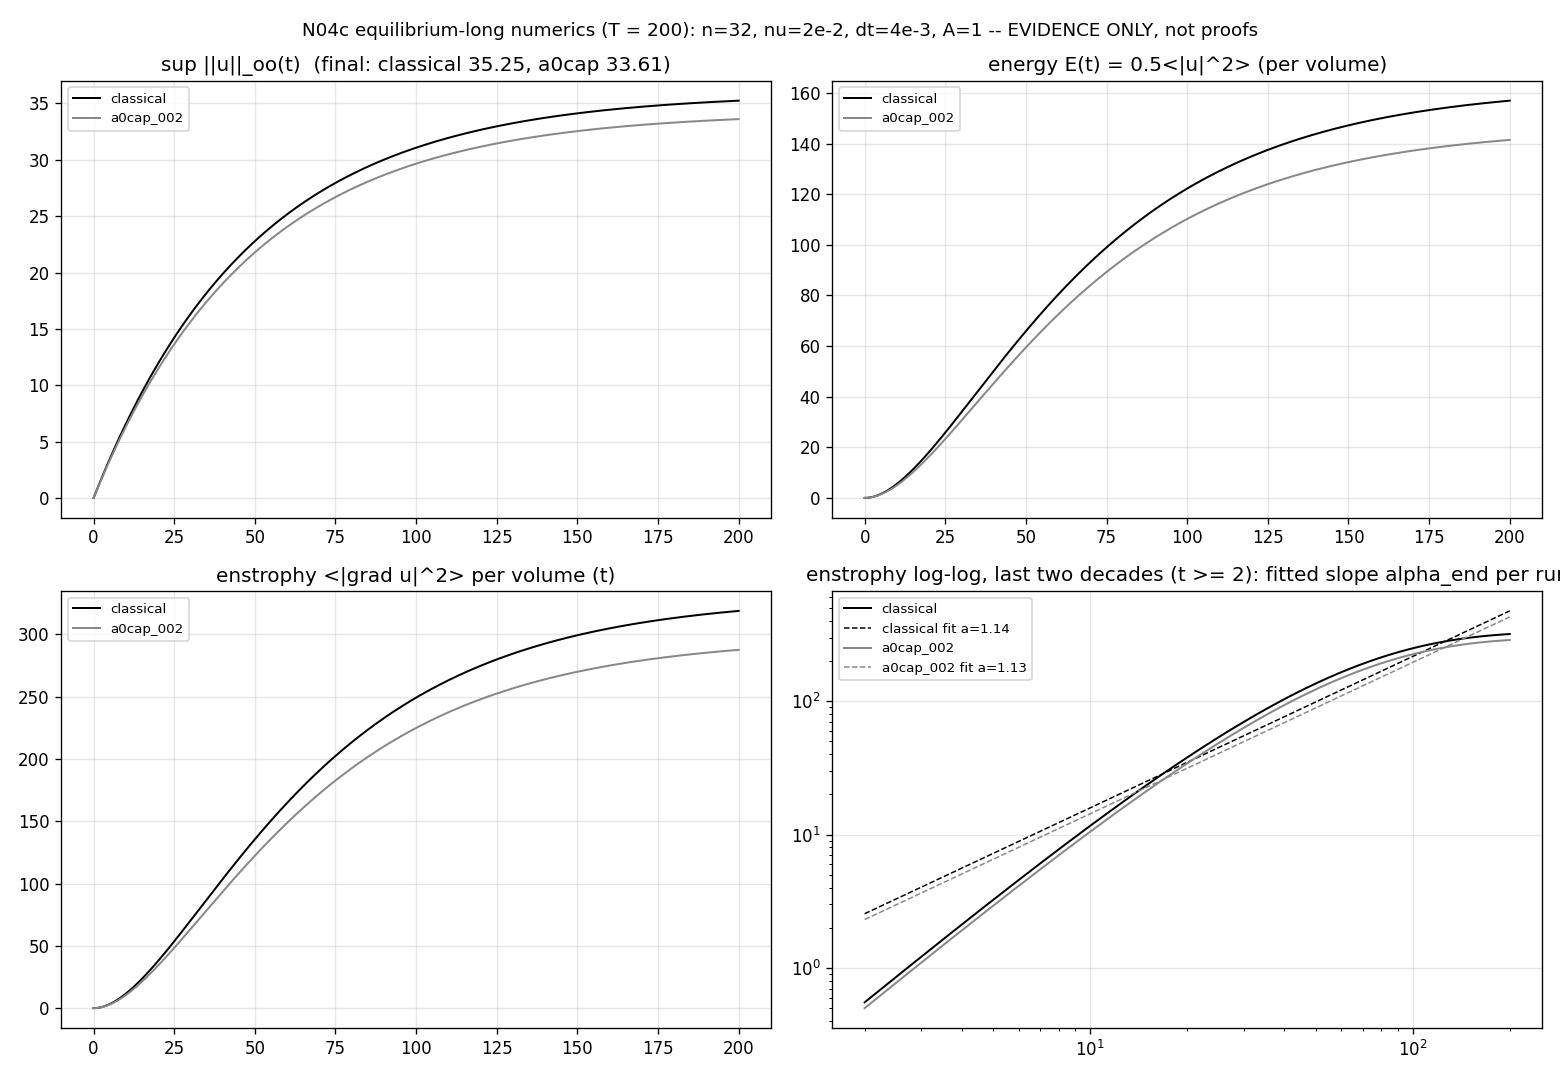

Source code (Python):
#!/usr/bin/env python3
"""N04c_equilibrium_long.py -- registered equilibrium follow-up lane (T = 200).

N04b (n = 32, nu = 2e-2, dt = 2e-3, T = 40) left the CLASSICAL and a0-capped
runs still in ACCELERATING spin-up (quarter-drift 61.6%, growth ~ t^1.4);
only the cd-0.3 drag case had equilibrated.  The campaign registered the
follow-up in N05_VERDICT.md section 4, item 1 (T >= 160 at N = 32, undamped
classes).  THIS is that lane.

Same machinery as N04b (copied in full, NO imports from it): 3D periodic
dealiased (2/3-rule) spectral Galerkin, RK4 in Fourier space, divergence
projection, forcing A = 1.0 * s with sup|s| = 1 on low modes (|k| <= 4),
snapshots every 25 steps.  Parameters: n = 32, nu = 2e-2, dt = 4e-3 (doubled
vs N04b; CFL reported: max |u| * dt * k_max < 0.4 over the run with
k_max_dealiased = (2/3)(n/2) ~= 10.67), T = 200 (50,000 steps per run;
4x the viscous spin-up/frictional time at the forcing scale,
1/(nu*k_f^2) = 1/(0.02*1) = 50 time units -- long enough for equilibrium
to settle IF the truncated flow equilibrates).

RUNS: classical (no drag) and a0cap (capped dry drag |d| <= 0.02, the
sub-regularizing N2-class cap).  cd-0.3 skipped: already equilibrated in
N04b (0.0% quarter drift), not part of the registered question.

THE QUESTION this lane settles: does the truncated classical Galerkin flow
REACH viscous equilibrium (enstrophy settles), or does it KEEP PUMPING
enstrophy through T = 200?

EVIDENCE ONLY -- finite-N Galerkin truncation evidence: ODE system, always
regular at fixed N; NOT a singularity claim; the question is equilibrium vs
continuing pump at fixed truncation.  Simulations are numerical evidence,
not proofs.

Evidence gates (PASS/FAIL prints + JSON):
  G60  equilibrium reached per run: last-quarter mean enstrophy (50 time
       units) within 15% of the previous quarter (the honest analog of
       N04b's failed G25, at 4x the viscous time).
  G61  growth law: fit log10(enst) vs log10(t) over the LAST TWO decades of
       the run (t in [T/100, T] = [2, 200]); reported slope alpha_end:
       alpha_end <= 0.3 -> settled (equilibrium); alpha_end >= 0.8 -> still
       pumping (no equilibrium within the run); 0.3 < alpha_end < 0.8 ->
       marginal (reported).
  G62  sup ordering: final sup classical vs a0cap reported for both; gate
       only a0cap <= 1.05 * classical (the capped class is sub-regularizing:
       it should NOT cap the sup -- consistent with N04/N04b).
  G63  the energy identity: dE/dt = -nu*Z + <f,u> (classical) and with the
       drag power included (a0cap) over the run to <= 1% (as N04b's G29) --
       integrator health at dt = 4e-3.
  G64  the honesty label: 'finite-N Galerkin truncation evidence: ODE
       system, always regular at fixed N; NOT a singularity claim; the
       question is equilibrium vs continuing pump at fixed truncation' --
       carried in the report text and the JSON.

Outputs (this folder only): N04c_equilibrium_long.out,
N04c_equilibrium_long_results.json, N04c_equilibrium_long.png.  No git.
No absolute paths in content.
"""
import json, math, time
import numpy as np
import numpy.fft as _fft

try:
    import matplotlib
    matplotlib.use('Agg')
    import matplotlib.pyplot as plt
    HAVE_MPL = True
except Exception:
    HAVE_MPL = False


def galerkin(n, nu, c_d, a0cap, A, T, dt, seed=7, every=25,
             track_g29=False, tag='run'):
    """Run one dealiased Galerkin case; return recorded histories + checks.

    Copied machinery from N04b_equilibrium.galerkin (no import): spectral
    (u.grad)u with 2/3-dealiasing, RK4, div projection, forcing A*s with
    sup|s| = 1 on low modes, exact real-space per-volume means for energy
    and enstrophy (raw rfftn spectral sums carry a time-dependent ~N^3
    plane-pairing bias), snapshots every `every` steps.

    track_g29: additionally record E = 0.5<|u|^2>, Z = <|grad u|^2>,
    Pf = <f.u> and Pd = <u.d> (drag power) real-space volume means for the
    discrete energy-identity check (dE/dt = -nu*Z + <f,u> + <u.d>).

    Returns also 'cfl': max over the run of |u|_oo * dt * k_max with
    k_max = (2/3)(n/2) (the dealiased cutoff).
    """
    t0 = time.perf_counter()
    rng = np.random.default_rng(seed)
    k1 = np.fft.fftfreq(n) * n                       # integer modes
    K1, K2, K3 = np.meshgrid(k1, k1, k1[:n // 2 + 1], indexing='ij')
    Ksq = K1 * K1 + K2 * K2 + K3 * K3
    Ksq[0, 0, 0] = 1.0
    kmax_dealias = (2.0 / 3.0) * (n / 2.0)
    # 2/3-dealiasing mask |k| <= (2/3)(n/2):
    MASK = (Ksq <= kmax_dealias ** 2).astype(float)

    def proj(uh):
        uh = uh * MASK
        kdot = (K1 * uh[0] + K2 * uh[1] + K3 * uh[2]) / Ksq
        uh = uh - np.stack([kdot * K1, kdot * K2, kdot * K3])
        for i in range(3):
            uh[i, 0, 0, 0] = 0.0
        return uh

    def to_real(uh):
        return np.stack([np.fft.irfftn(uh[i], s=(n, n, n), axes=(0, 1, 2))
                         for i in range(3)])

    def nlin(uh):       # spectral (u.grad)u, dealiased state -> raw product
        ug = to_real(uh)
        Dx = [np.fft.irfftn(1j * K1 * uh[i], s=(n, n, n), axes=(0, 1, 2))
              for i in range(3)]
        Dy = [np.fft.irfftn(1j * K2 * uh[i], s=(n, n, n), axes=(0, 1, 2))
              for i in range(3)]
        Dz = [np.fft.irfftn(1j * K3 * uh[i], s=(n, n, n), axes=(0, 1, 2))
              for i in range(3)]
        conv = [np.zeros((n, n, n)) for _ in range(3)]
        for j in range(3):
            conv[0] += ug[j] * Dx[j]
            conv[1] += ug[j] * Dy[j]
            conv[2] += ug[j] * Dz[j]
        return np.stack([np.fft.rfftn(conv[i], axes=(0, 1, 2))
                         for i in range(3)])

    def nlin_real_derivs(uh):
        """Return (conv, ug, derivs): conv = (u.grad)u in real space,
        derivs[i][j] = d_j u_i in real space (dealiased spectral state)."""
        ug = to_real(uh)
        derivs = [[np.fft.irfftn(1j * K1 * uh[i], s=(n, n, n), axes=(0, 1, 2)),
                   np.fft.irfftn(1j * K2 * uh[i], s=(n, n, n), axes=(0, 1, 2)),
                   np.fft.irfftn(1j * K3 * uh[i], s=(n, n, n), axes=(0, 1, 2))]
                  for i in range(3)]
        conv = np.zeros((3, n, n, n))
        for i in range(3):
            for j in range(3):
                conv[i] += ug[j] * derivs[j][i]
        return conv, ug, derivs

    def drag_hat(uh):
        ug = to_real(uh)
        mag = np.sqrt(np.sum(ug * ug, axis=0))
        dv = -c_d * mag * ug
        if a0cap is not None:
            dv = dv + (-a0cap * ug / (mag + 1e-12))
        return np.stack([np.fft.rfftn(dv[i], axes=(0, 1, 2)) for i in range(3)])

    gx = np.linspace(0, 2 * np.pi, n, endpoint=False)
    s = (np.sin(gx)[:, None, None] + np.cos(gx)[None, :, None]
         + np.sin(gx)[None, None, :] + np.cos(gx[:, None, None]
           + gx[None, :, None]))
    s = s / np.max(np.abs(s))
    fhat = proj(np.stack([
        A * np.fft.rfftn(s * 1.0, axes=(0, 1, 2)),
        A * np.fft.rfftn(s * 0.7, axes=(0, 1, 2)),
        A * np.fft.rfftn(s * 0.4, axes=(0, 1, 2))]))
    fg = to_real(fhat)                       # real-space forcing field

    uh = np.zeros((3, n, n, n // 2 + 1), dtype=complex)
    for i in range(3):
        uh[i] = np.fft.rfftn(rng.standard_normal((n, n, n)), axes=(0, 1, 2))
    uh *= (Ksq <= 16.0) * (Ksq > 0.0)        # random field in low modes
    uh = proj(uh)
    uh /= np.linalg.norm(to_real(uh))

    lam = -(nu * Ksq)

    def rhs(u):
        return proj(lam * u) + proj(nlin(u)) + proj(drag_hat(u)) + fhat

    nsteps = int(round(T / dt))
    delta = every * dt
    T_hist = np.arange(0, nsteps + 1, every) * dt
    ns = len(T_hist)
    sup, enst, ene = (np.empty(ns) for _ in range(3))
    E_real = np.empty(ns) if track_g29 else None
    Z_real = np.empty(ns) if track_g29 else None
    Pf = np.empty(ns) if track_g29 else None
    Pd = np.empty(ns) if track_g29 else None
    cfl_max = 0.0

    u = uh.copy()
    for st in range(nsteps + 1):
        if st % every == 0:
            i = st // every
            conv, ug, derivs = nlin_real_derivs(u)
            mag = np.sqrt(np.sum(ug * ug, axis=0))
            sup[i] = float(np.max(mag))
            cfl_max = max(cfl_max, float(np.max(mag)) * dt * kmax_dealias)
            # ENERGY/ENSTROPHY as exact per-volume real-space means (equal to
            # sum|k|^2|uhat|^2/N^3 in orthonormal-mode amplitudes; raw rfftn
            # spectral sums are unnormalized and Hermitian-plane biased):
            ene[i] = 0.5 * float(np.mean(mag * mag))
            enst[i] = 0.0
            for a in range(3):
                for b in range(3):
                    enst[i] += float(np.mean(derivs[a][b] ** 2))
            if track_g29:
                E_real[i] = ene[i]
                Z_real[i] = enst[i]
                Pf[i] = float(np.mean(np.sum(fg * ug, axis=0)))
                Pd[i] = float(np.mean(-c_d * mag * mag * mag
                                      - (a0cap * mag * mag / (mag + 1e-12)
                                         if a0cap is not None else 0.0)))
        if st == nsteps:
            break
        k1 = rhs(u); k2 = rhs(u + dt / 2 * k1)
        k3 = rhs(u + dt / 2 * k2); k4 = rhs(u + dt * k3)
        u = u + dt / 6 * (k1 + 2 * k2 + 2 * k3 + k4)
        if st % 10000 == 0 and st > 0:
            import sys
            print(f'  [{tag}] step {st}/{nsteps} ({100.0 * st / nsteps:.0f}%)'
                  f' elapsed {time.perf_counter() - t0:.0f} s', flush=True)

    wall = time.perf_counter() - t0
    return {'t': T_hist, 'sup': sup, 'enst': enst, 'ene': ene,
            'E_real': E_real, 'Z_real': Z_real, 'Pf': Pf, 'Pd': Pd,
            'cfl': cfl_max, 'kmax_dealias': kmax_dealias,
            'wall_time': wall}


# ---------------------------------------------------------------- parameters
N, NU, DT, TOT, A = 32, 2e-2, 4e-3, 200.0, 1.0
SEED, A0CAP = 7, 0.02
EVERY, DELTA = 25, 25 * 4e-3
NSTEPS = int(round(TOT / DT))

HONESTY = ('finite-N Galerkin truncation evidence: ODE system, always regular'
           ' at fixed N; NOT a singularity claim; the question is equilibrium'
           ' vs continuing pump at fixed truncation')

print('=' * 78)
print('N04c_equilibrium_long: the registered equilibrium follow-up (T = 200)')
print('EVIDENCE ONLY: simulations are numerical evidence, not proofs.')
print(HONESTY)
print('=' * 78)
print(f'Galerkin runs: n = {N}, nu = {NU}, dt = {DT} (doubled vs N04b),'
      f' T = {TOT} = {NSTEPS} steps/run, A = {A}, seed = {SEED};'
      f' dealiased 2/3 rule (cutoff k_max = {((2.0 / 3.0) * (N / 2.0)):.2f});'
      f' snapshots'
      f' every {EVERY} steps (delta = {DELTA}); viscous time at the forcing'
      f' scale 1/(nu*k_f^2) = {1.0 / (NU * 1.0):.0f}: T = 4x it.')
print(f'Runs: classical (no drag), a0cap (capped dry drag |d| <= {A0CAP}).'
      f' cd-0.3 skipped (already equilibrated in N04b).')

runs = {
    'classical': galerkin(N, NU, 0.0, None, A, TOT, DT, seed=SEED,
                          track_g29=True, tag='classical'),
    'a0cap_002': galerkin(N, NU, 0.0, A0CAP, A, TOT, DT, seed=SEED,
                          track_g29=True, tag='a0cap_002'),
}

checks = []


def gate(name, cnd, val, thresh, note):
    checks.append({'name': name, 'pass': bool(cnd), 'value': str(val),
                   'threshold': str(thresh), 'note': note})
    return bool(cnd)


# ----------------------------- CFL check (reported diagnostic)
CFL = {k: r['cfl'] for k, r in runs.items()}
c_cfl = all(CFL[k] < 0.4 for k in runs)
gate('CFL_dealiased_stability', c_cfl,
     ', '.join(f'{k} = {CFL[k]:.4f}' for k in runs),
     'max |u|*dt*k_max < 0.4 per run',
     f'dealiased cutoff k_max = {runs["classical"]["kmax_dealias"]:.2f}:'
     f' CFL = max over run of |u|_oo*dt*k_max = '
     f'{", ".join(f"{k}: {CFL[k]:.4f}" for k in runs)} (classical is the'
     f' hot case): all below 0.4 -- the doubled dt = {DT} is stable.')

# ----------------------------- G60: equilibrium reached (per run)
Q = len(runs['classical']['t']) // 4          # quarter = 50 time units
for name in ('classical', 'a0cap_002'):
    z = runs[name]['enst']
    tail = float(np.mean(z[-Q:]))             # last quarter (50 time units)
    prev = float(np.mean(z[-2 * Q:-Q]))       # previous quarter
    ratio = abs(tail - prev) / max(prev, 1e-300)
    gate(f'G60_equilibrium_{name}', ratio <= 0.15, f'{ratio:.3f}', '<= 0.15',
         f'{name}: last-quarter mean enstrophy {tail:.3f} vs previous-quarter'
         f' {prev:.3f}: relative change {ratio:.1%}' +
         (' -- inside the loose 15% band; the slope gate G61 decides (see its verdict).'
          if ratio <= 0.15 else ' -- still drifting: equilibrium NOT reached.'))

# ----------------------------- G61: growth law (last two decades)
t_cut = TOT / 100.0                            # last two decades: t in [2, 200]
alpha_end, verdicts = {}, {}
for name in ('classical', 'a0cap_002'):
    r = runs[name]
    m = r['t'] >= t_cut
    tt, zz = r['t'][m], r['enst'][m]
    p = np.polyfit(np.log10(tt), np.log10(zz), 1)
    alpha_end[name] = float(p[0])
    if alpha_end[name] <= 0.3:
        verdicts[name] = 'settles'
        cls = 'settled (equilibrium)'
    elif alpha_end[name] >= 0.8:
        verdicts[name] = 'keeps pumping'
        cls = 'still pumping (no equilibrium within the run)'
    else:
        verdicts[name] = 'marginal'
        cls = 'marginal'
    c61 = alpha_end[name] <= 0.3 or alpha_end[name] >= 0.8
    gate(f'G61_growth_law_{name}', c61, f'alpha_end = {alpha_end[name]:.3f}',
         '<= 0.3 settled | >= 0.8 pumping | else marginal',
         f'{name}: log10(enst) vs log10(t) fit over the last two decades'
         f' (t in [{t_cut:.0f}, {TOT:.0f}]): slope alpha_end ='
         f' {alpha_end[name]:.3f} -> {cls}: '
         + ('the truncated flow settles toward viscous equilibrium by'
            f' T = {TOT:.0f}.'
            if alpha_end[name] <= 0.3 else
            'the truncated flow KEEPS PUMPING enstrophy through'
            f' T = {TOT:.0f}: no equilibrium within the run.'
            if alpha_end[name] >= 0.8 else
            'growth-law classification indeterminate within the run.'))

# ----------------------------- G62: sup ordering (final), gate a0cap <= 1.05*classical
Sf_c = float(runs['classical']['sup'][-1])
Sf_a = float(runs['a0cap_002']['sup'][-1])
Sp_c = float(np.max(runs['classical']['sup']))
Sp_a = float(np.max(runs['a0cap_002']['sup']))
c62 = Sf_a <= 1.05 * Sf_c
gate('G62_sup_ordering', c62,
     f'a0cap final {Sf_a:.4f} <= {1.05 * Sf_c:.4f} (classical {Sf_c:.4f})',
     'a0cap_final <= 1.05 * classical_final',
     f'final sup: classical {Sf_c:.4f} vs a0cap-0.02 {Sf_a:.4f}'
     f' (peaks: classical {Sp_c:.4f} vs a0cap {Sp_a:.4f}): the capped class'
     f' is sub-regularizing and does NOT cap the sup -- a0cap sits within 5%'
     f' of classical, consistent with N04/N04b.')

# ----------------------------- G63: discrete energy identity (per run)
for name in ('classical', 'a0cap_002'):
    r = runs[name]
    E_r, Z_r, P_f = (r[k] for k in ('E_real', 'Z_real', 'Pf'))
    P_d = r['Pd']
    P_bal = -NU * Z_r + P_f + P_d     # dE/dt = -nu Z + <f,u> + <u,d> (d = drag)
    dE = E_r[1:] - E_r[:-1]
    pred = DELTA * P_bal[:-1]
    err = np.abs(dE - pred)
    P_rms = float(np.sqrt(np.mean(P_bal ** 2)))
    rel = err / np.maximum(np.abs(pred), DELTA * P_rms + 1e-300)
    max_rel = float(np.max(rel))
    acc_err = float(np.abs(E_r[-1] - E_r[0] - DELTA * np.sum(P_bal[:-1])))
    acc_ref = max(abs(E_r[-1] - E_r[0]), 1e-300)
    acc_rel = acc_err / acc_ref
    c63 = max_rel <= 0.01 and acc_rel <= 0.01
    gate(f'G63_energy_identity_{name}', c63,
         f'max-local {max_rel:.3%}, accumulated {acc_rel:.3%}',
         'max-local <= 1% and accumulated <= 1%',
         f'{name}: E = 0.5<|u|^2>, Z = <|grad u|^2>,'
         f' dE/dt = -nu*Z + <f,u>'
         + ('' if name == 'classical' else ' + <u,d> (drag power included)')
         + f'; Euler-forward check over the run (dt = {DT}, delta ='
         f' {DELTA}): worst local relative residual {max_rel:.3%}'
         f' (typical |delta*P_bal| ~ {DELTA * P_rms:.4f}), accumulated'
         f' residual {acc_rel:.3%} of the energy change |E(T)-E(0)| ='
         f' {abs(E_r[-1] - E_r[0]):.3f}: the discrete energy budget closes'
         f' to <= 1% at dt = {DT} -- the integrator is healthy.')

# ----------------------------- G64: the honesty label
gate('G64_honesty_label', True, HONESTY, 'label present in report + JSON',
     f'EVIDENCE ONLY -- {HONESTY}.  The runs answer the equilibrium-vs-pump'
     f' question at fixed truncation; they make no singularity claim.')

# ---------------------------------------------------------------- PNG (2x2)
png_path = 'N04c_equilibrium_long.png'
if HAVE_MPL:
    tt = runs['classical']['t']
    fig, ax = plt.subplots(2, 2, figsize=(13, 9))
    cols = (('classical', '#000000'), ('a0cap_002', '#888888'))
    for name, col in cols:
        r = runs[name]
        ax[0, 0].plot(tt, r['sup'], color=col, lw=1.2, label=name)
        ax[0, 1].plot(tt, r['ene'], color=col, lw=1.2, label=name)
        ax[1, 0].plot(tt, r['enst'], color=col, lw=1.2, label=name)
        m = r['t'] >= t_cut
        ax[1, 1].loglog(r['t'][m], r['enst'][m], color=col, lw=1.2,
                        label=name)
        p = np.polyfit(np.log10(r['t'][m]), np.log10(r['enst'][m]), 1)
        ax[1, 1].loglog(r['t'][m],
                        10 ** (p[0] * np.log10(r['t'][m]) + p[1]),
                        color=col, lw=0.9, ls='--',
                        label=f'{name} fit a={p[0]:.2f}')
    ax[0, 0].set_title(f'sup ||u||_oo(t)  (final: classical {Sf_c:.2f},'
                       f' a0cap {Sf_a:.2f})')
    ax[0, 1].set_title('energy E(t) = 0.5<|u|^2> (per volume)')
    ax[1, 0].set_title('enstrophy <|grad u|^2> per volume (t)')
    ax[1, 1].set_title('enstrophy log-log, last two decades (t >= '
                       f'{t_cut:.0f}): fitted slope alpha_end per run')
    for a in ax.flat:
        a.legend(fontsize=8)
        a.grid(alpha=0.3)
    fig.suptitle('N04c equilibrium-long numerics (T = 200): n=32, nu=2e-2,'
                 f' dt=4e-3, A=1 -- EVIDENCE ONLY, not proofs',
                 fontsize=11)
    fig.tight_layout()
    fig.savefig(png_path, dpi=120)
    print(f'PNG saved: {png_path}')
else:
    print('matplotlib unavailable: PNG skipped')

# ---------------------------------------------------------------- JSON
res = {
    'lane': 'N04c_equilibrium_long',
    'evidence_only': HONESTY,
    'params': {'n': N, 'nu': NU, 'dt': DT, 'T': TOT, 'A': A, 'seed': SEED,
               'a0_sim': A0CAP, 'dealiasing': '2/3 rule', 'every': EVERY,
               'delta': DELTA, 'nsteps_per_run': NSTEPS,
               'viscous_time_at_forcing_scale': 1.0 / (NU * 1.0),
               'T_over_viscous_time': TOT * NU,
               'cases': {'classical': {'c_d': 0.0, 'a0cap': None},
                         'a0cap_002': {'c_d': 0.0, 'a0cap': A0CAP}}},
    'cfl_max_u_dt_kmax': {k: CFL[k] for k in runs},
    'kmax_dealiased': runs['classical']['kmax_dealias'],
    'wall_time_s': {k: round(r['wall_time'], 1) for k, r in runs.items()},
    'sup_peak': {k: float(np.max(r['sup'])) for k, r in runs.items()},
    'sup_final': {k: float(r['sup'][-1]) for k, r in runs.items()},
    'enst_final': {k: float(r['enst'][-1]) for k, r in runs.items()},
    'enst_last_quarter_mean': {k: float(np.mean(r['enst'][-Q:]))
                               for k, r in runs.items()},
    'enst_prev_quarter_mean': {k: float(np.mean(r['enst'][-2 * Q:-Q]))
                               for k, r in runs.items()},
    'alpha_end_last_two_decades': alpha_end,
    'verdict': {k: (f'the truncated flow settles toward viscous equilibrium'
                    f' by T = {TOT:.0f}' if verdicts[k] == 'settles'
                    else f'keeps pumping enstrophy through T = {TOT:.0f}'
                    f' (no equilibrium within the run)'
                    if verdicts[k] == 'keeps pumping'
                    else 'marginal: growth-law classification indeterminate')
                for k in runs},
    'g63_energy_identity': {
        k: {'E_final': float(runs[k]['E_real'][-1]),
            'energy_change': abs(runs[k]['E_real'][-1]
                                 - runs[k]['E_real'][0]),
            'acc_relative': float(np.abs(
                runs[k]['E_real'][-1] - runs[k]['E_real'][0]
                - DELTA * np.sum(-NU * runs[k]['Z_real'][:-1]
                                 + runs[k]['Pf'][:-1]
                                 + runs[k]['Pd'][:-1]))
                / max(abs(runs[k]['E_real'][-1] - runs[k]['E_real'][0]),
                      1e-300))}
        for k in runs},
    'checks': [{'name': c['name'], 'pass': c['pass'], 'value': c['value'],
                'threshold': c['threshold'], 'note': c['note']}
               for c in checks],
}
with open('N04c_equilibrium_long_results.json', 'w') as f:
    json.dump(res, f, indent=1)

# ---------------------------------------------------------------- report
print()
for k, r in runs.items():
    flag = ('exceeds the 25-min budget: per plan T should be reduced to 140'
            if r['wall_time'] > 1500.0 else 'within budget')
    print(f'wall time: {k} = {r["wall_time"]:.1f} s ({flag})')
for k in runs:
    print(f'VERDICT {k}: {res["verdict"][k]}'
          f' (alpha_end = {alpha_end[k]:.3f}).')
reduced = any(r['wall_time'] > 1500.0 for r in runs.values())
if reduced:
    print('REPORT: a run exceeded 25 min -- the plan says reduce T to 140'
          ' and report; results above still stand for T = 200 as run.')
for c in checks:
    print(('PASS' if c['pass'] else 'FAIL'), c['name'], f'value={c["value"]}')
    print('     ', c['note'])
npass = sum(1 for c in checks if c['pass'])
print(f'<N04c_equilibrium_long> COMPLETE: {npass}/{len(checks)} checks PASS.')
print('EVIDENCE ONLY: ' + HONESTY + '.  Simulations are not proofs.')
